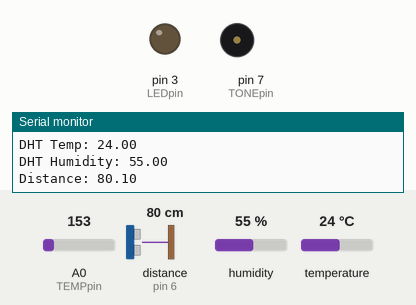
Simulated run of this sketch. Board: Arduino Uno, built with avr-gcc and run on an emulated ATmega328P. Shown: output pins drawn as LEDs (lit = HIGH), buzzer (waves = sounding), the last lines printed to the serial monitor. Wiring (inferred from the names in the program): DHT11 sensor: data pin 2; ultrasonic range finder: trigger pin 4; echo pin 6. Inputs (shaded band) come from the test bench; at power-on: A0 (TEMPpin) = 153, distance to the obstacle (sensor on pin 6) 80 cm, humidity 55 %, temperature 24 °C. The echo pulse lasts 58.3 µs per cm; pins used as bus, display or sensor lines are not drawn.

Above: at 2.4 s.
2.5 s: A0 (TEMPpin) set to 169
At 4.3 s:
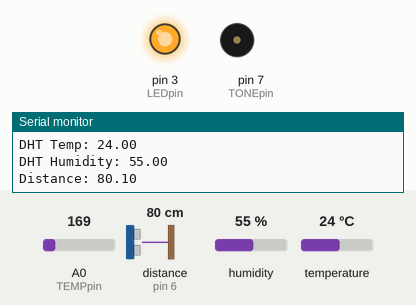
6.6 s: A0 (TEMPpin) set to 133
At 8.2 s:
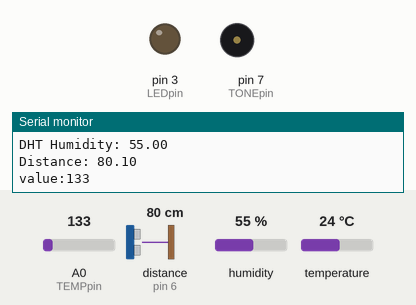
8.6 s: A0 (TEMPpin) set to 165
At 9.36 s:
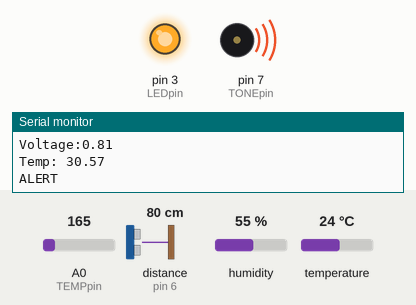
12.7 s: A0 (TEMPpin) set to 114
At 13.8 s:
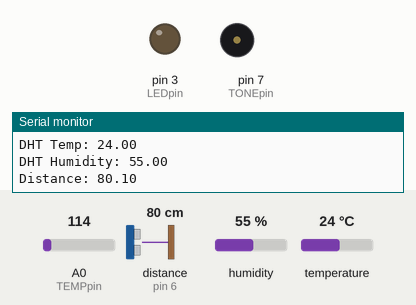
Timing chart, 0 to 15.5 s (numbered marks = the images above; inputs shaded):
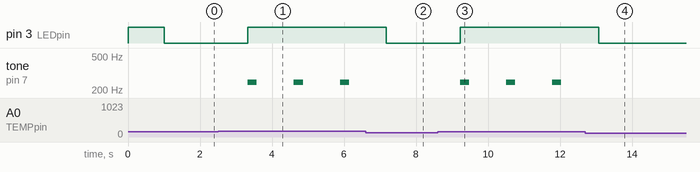

Measured:
- the behaviour switches between 153 and 154 on A0 (TEMPpin) (found by bisection; images 0 and 1)
- after the input at 2.5 s, pin 3 (LEDpin): LOW → HIGH after 0.83 s; tone on pin 7 (TONEpin): alternates 245 Hz for 0.25 s and silent for 1.0 s, starting after 0.83 s
- after the input at 6.6 s, pin 3 (LEDpin): HIGH → LOW after 0.57 s; tone on pin 7 (TONEpin): stays silent (without the input it goes to 245 Hz after 0.57 s)
- after the input at 8.6 s, pin 3 (LEDpin): LOW → HIGH after 0.63 s; tone on pin 7 (TONEpin): alternates 245 Hz for 0.25 s and silent for 1.0 s, starting after 0.63 s
- after the input at 12.7 s, pin 3 (LEDpin): HIGH → LOW after 0.37 s; tone on pin 7 (TONEpin): stops changing and stays silent

The sketch:

sketch_dec12e.ino
```cpp
/*
 * Author: Sandor Laki, lakis@inf.elte.hu
 *
 * Description:
 * Measuring the distance using an ultrasonic distance sensor.
 * This example is valid for sensors with 5 and 3 pins.
 *
 * Created on 2015
 */

const int LEDpin = 3;
const int TEMPpin = A0;
const float threshold = 25.0;
const int DHTpin = 2;
float temp_dht = 0.0;
float hum_dht = 0.0;
const int TONEpin = 7;
const int SONIC_triggerpin = 4; // SRF05 - using different pins for echo and trigger
const int SONIC_echopin = 6; // SRF05 - using different pins for echo and trigger

float distance_4pin(int triggerpin, int echopin) // SRF05
{
  pinMode(triggerpin, OUTPUT);
  digitalWrite(triggerpin, LOW);
  delayMicroseconds(2);
  digitalWrite(triggerpin, HIGH);
  delayMicroseconds(10);
  digitalWrite(triggerpin, LOW);
  pinMode(echopin, INPUT);
  int duration = pulseIn(echopin, HIGH);
  return duration/58.0;         // returning the distance in cm
}

float distance_3pin(int sensorpin) // For 3 pin sensors where the same pin is used to send trigger signal and receive the echo...
{
  pinMode(sensorpin, OUTPUT);
  digitalWrite(sensorpin, LOW);
  delayMicroseconds(2);
  digitalWrite(sensorpin, HIGH);
  delayMicroseconds(10);
  digitalWrite(sensorpin, LOW);
  pinMode(sensorpin, INPUT);
  int duration = pulseIn(sensorpin, HIGH);
  return duration/58.0;            // returning the distance in cm
}


int dht_read()
{
        // BUFFER TO RECEIVE
        uint8_t bits[5];
        uint8_t cnt = 7;
        uint8_t idx = 0;

        // EMPTY BUFFER
        for (int i=0; i< 5; i++) bits[i] = 0;

        // REQUEST SAMPLE
        pinMode(DHTpin, OUTPUT);
        digitalWrite(DHTpin, LOW);
        delay(18);
        digitalWrite(DHTpin, HIGH);
        delayMicroseconds(40);
        pinMode(DHTpin, INPUT);

        // ACKNOWLEDGE or TIMEOUT
        unsigned int loopCnt = 10000;
        while(digitalRead(DHTpin) == LOW)
                if (loopCnt-- == 0) return -1;

        loopCnt = 10000;
        while(digitalRead(DHTpin) == HIGH)
                if (loopCnt-- == 0) return -1;

        // READ OUTPUT - 40 BITS => 5 BYTES or TIMEOUT
        for (int i=0; i<40; i++)
        {
                loopCnt = 10000;
                while(digitalRead(DHTpin) == LOW)
                        if (loopCnt-- == 0) return -1;

                unsigned long t = micros();

                loopCnt = 10000;
                while(digitalRead(DHTpin) == HIGH)
                        if (loopCnt-- == 0) return -1;

                if ((micros() - t) > 40) bits[idx] |= (1 << cnt);
                if (cnt == 0)   // next byte?
                {
                        cnt = 7;    // restart at MSB
                        idx++;      // next byte!
                }
                else cnt--;
        }

        // WRITE TO RIGHT VARS
        // as bits[1] and bits[3] are allways zero they are omitted in formulas.
        hum_dht    = bits[0];
        temp_dht = bits[2];

        uint8_t sum = bits[0] + bits[2];

        if (bits[4] != sum) return -1;
        return 0;
}

void setup() {
  // put your setup code here, to run once:
  Serial.begin(9600);
  pinMode(LEDpin, OUTPUT);
  digitalWrite(LEDpin, HIGH);
  delay(1000);
  digitalWrite(LEDpin, LOW);
  delay(250);
  digitalWrite(LEDpin, HIGH);
  digitalWrite(LEDpin, LOW);
  Serial.println("setup completed...");
}

void alert() {
  digitalWrite(LEDpin, HIGH);
  Serial.println("ALERT");
  tone(TONEpin, 245);
  delay(250);
  noTone(TONEpin);
}

void loop() {
  int value = analogRead(TEMPpin);
  Serial.print("value:");
  Serial.println(value);
  Serial.print("Voltage:");
  Serial.println(value / 1024.0 * 5.0);
  float temp = ((value/1024.0) * 5.0 -.5) * 100.0;

  Serial.print("Temp: ");
  Serial.println(temp);

  if (temp<threshold)
  {
    digitalWrite(LEDpin, LOW);
  }
  else
  {
    alert();
  }

  if (dht_read()<0) Serial.println("DHT Error");

  Serial.print("DHT Temp: ");
  Serial.println(temp_dht);

  Serial.print("DHT Humidity: ");
  Serial.println(hum_dht);

  float dist = distance_4pin(SONIC_triggerpin,SONIC_echopin);
  Serial.print("Distance: ");
  Serial.println(dist);

  delay(1000);

}
```
